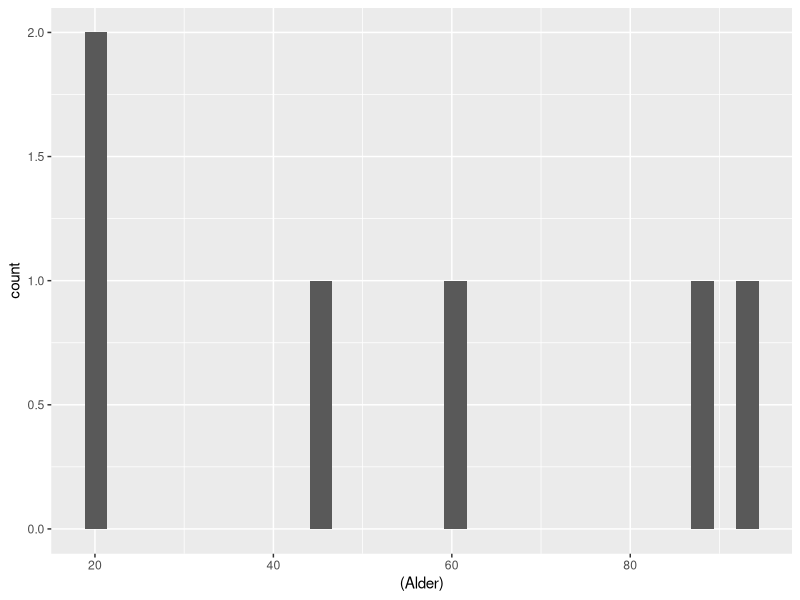

R code for this plot:
## ---- chunk 1
knitr::opts_chunk$set(echo = TRUE)
## ---- chunk 2
#Kode vil dere se har en egen grå bakgrunn. Alt som er skrevet her kan dere kopiere inn på deres egen pc,
#og kjøre for å se hva som skjer. Når jeg har # foran betyr det at jeg skriver en kommentar. 
#Dette kan vi gjøre i scriptene våre for å forklare hva som skjer, uten at R prøver å kjøre det som
#vanlig kode og derfor gir en feilmelding. 
#Hvis jeg kjører kode her, vil dere se resultatene som vanlig tekst under. Vi kan jo gjøre et lite forsøk
# med noe enkel matte! For å kjøre koden setter dere musen ved siden av, og trykker ctrl+enter. 
100/2+4
## ---- chunk 3
#Her ønsker jeg å lage et objekt. I første omgang kan vi prøve å lage en vektor. Dette er et objekt
#som inneholder flere elementer, f.eks. tall av samme klasse. La oss først prøve å lage en med ett
#tall. For å gjøre dette må vi først velge et navn, så bruke det som heter en "assigner", og så
#skrive hva den skal inneholde. Her lager jeg en vektor som heter "To" og som inneholder tallet 2. 
To <- 2
# <- er det som er assigneren. Den sier bare at det som kommer på venstresiden skal lagres med 
#navnet som er på høyresiden. Om dere kjører koden (ctrl+enter med musen ved siden av, eller
#teksten markert) vil dere se i envoirnment at det kommer en linje hvor det står "To   2", dette
#betyr at vi har laget en variabel med navn To som inneholder verdien 2. 
#Nå som vi har et objekt kan vi begynne å bruke det til noe. Først kan vi prøve å gjøre matte igjen:
2 + To 
## ---- chunk 4
#Som dere ser kan jeg nå skrive 2 + To og få ut resultatet fire. Når vi nå skriver "To" vet R at vi
# *egentlig* mener tallet 2. For så enkle ting som dette er sikkert enklere å bare skrive 2, eller
#bare bruke en kalkulator for den saks skyld. Det fine med objekter er at de kan inneholde veldig mye
#informasjon! I første omgang kan vi prøve å lagre flere tall. Det er flere måter vi kan gjøre dette
#på, f.eks. kan vi skrive 1:10 for å få alle heltallene mellom 1 og 10, eller skrive c(1,22,5,2,1) for
#å lage en rekke tall. I det siste skiller jeg tallene med komma. Objektene kan hete hva du vil forøvrig. 
Hva_Du_Vil <- 1:100
Forovrig <- c(1,4,56,8,4,2,4)
#Eneste er at du ikke kan ha mellomrom i navnene eller tall som første tegn, og det er god kutyme å unnå
#æ/ø/å generelt i script.
#Nå som vi har et script med flere elementer kan vi prøve å kjøre noen funksjoner på dem
#Det kan nevnes at funksjoner faktisk er objekter de og, men det blir først innteresant når du holder
#på med litt mer avansert kode. La oss se om vi kan finne gjennomsnittet av disse vektorene. 
mean(Forovrig)
mean(Hva_Du_Vil)
## ---- chunk 5
#La oss si at vi vil ha element nr. 5 i vektoren Forovrig.
Forovrig[5] #Når vi kjører denne ser vi at vi får ut tallet 5,
            #og dette kan vi jo også sjekke i envorement for å se at stemmer. 

#På samme måte som vi definerte en rekke tall istad, kan vi også bruke dette
#for å få ut en rekke elementer. 

Forovrig[3:6]
Forovrig[c(3,5,3,6)]
#Her kan vi også finne gjennomsnittet av kun disse tallene
mean(Forovrig[c(3,5,3,6)])
#Eller bruke disse som en ny vekter
Ny_Vektor <- Forovrig[c(3,5,3,6)]

## ---- chunk 6
#For å sjekke om noe er numeric kan vi bruke funksjonen is.numeric()

is.numeric(Hva_Du_Vil)
#Her ser vi at vi får opp "TRUE" som betyr at Hva_Du_Vil er et numerisk objekt
## ---- chunk 7
Tekst <- "Hei, jeg elsker R! <3"
#Denne klassen kan inneholde tekst, men vil f.eks. ikke kunne brukes til matte. 
mean(Tekst)
#Her ser dere at vi får en feilmelding, som sier at argumentet ikke er
#numerisk eller logisk. Funksjonen gir oss derfor resultatet NA, som
#betyr missing, altså at det ikke eksisterer et resultat. 

#Vi kan også kreve at et objekt skal ha en viss klasse. Det gjør vi med
#as. "klassenavn". Det kan føre til noen uforventede resultater. Si hvis gjør
#Forovrig om til character. 
Forovrig <- as.character(Forovrig)
mean(Forovrig)

## ---- chunk 8
Skolenivaer <- factor(c("Barneskole", "Ungdomskole", "Videregaende", "Videregaende", "Ungdomskole"),
levels = c("Barneskole", "Ungdomskole", "Videregaende"))

#Her kan vi se at vi først definerer de forskjellige verdiene som er i variabelen
#Så skriver vi hvilke nivåer den kan ha, i den rekkefølgen vi ønsker dem
#Om vi ikke hadde definert nivåene ville R gjort det automatisk i alfabetisk
#rekkefølge, som oftest går det greit men noen ganger ønsker vi det annerledes
#Nå kan vi først se på hva som er i variabelen
Skolenivaer #Kjører vi bare denne ser vi alle verdiene

## ---- chunk 9
#Vi kan også se hvilke nivåer som er i variabelen
levels(Skolenivaer) #Og får ut de tre nivåene
## ---- chunk 10
#Nå kan vi lage et objekt som inneholder både tekst og tall:
TekstTall <- c(1,4,0,4, "Bamse", "R", "R Seminarer er de BESTE seminarer", 42, "the answer")
#Nå kan vi bruke funksjonen "class()" for å se hvilken klasse dette nye objektet har
class(TekstTall)
## ---- chunk 11
Navn <- c("Arne", "Geir", "Hans", "Kleopatra", "Mari", "Gunnar", "Kalle")
Alder <- c(60, 45, 19, 19, NA, 87, 92)
Fylke <- c("Telemark", "Finnmark", "Buskerud", NA, "Hordaland", "Vestfold", "Trøndelag" )
By <- c("Skien", "karasjok", "Kongsberg", NA, "Dale", "Stokke", "Trondhjem")
#Her lager jeg først et sett med vektorer, med litt forskjellig informasjon.
#Dere kan se i envoirnment at alle har en lengde på 7. Dette kan vi også sjekke med
#length() funksjonen. 
length(Navn)

#For å lage en data.frame kan vi bruke funksjones as.data.frame()

Personer <- data.frame(Navn, Alder, Fylke, By)
## ---- chunk 12
#Før har vi kun skrevet navnet på vektoren. Nå som vi har det i en dataframe, må vi først
#velge denne, og så kolonnen. Det er to måter vi kan gjøre dette på:
Personer[2,1] #Med klammeparanteser kan vi velge rad og kolonne. Rad kommer først, og så kolonnen. 
Personer[,2] #Skriver vi en tom får vi alle kollonene/radene 
Personer[2,]
#Noen ganger er det ønskelig å velge ut noen grupper i datasettet. 
#Samtidig blir det fort vanskelig å huske tallet til plasseringen,
#neste gang skal vi derfor se på noen lettere måter å gjøre dette på. 

#En mer vanlig måte å hente ut kolonner på er med '$'.
Personer$Alder #Her skriver jeg først navnet på dataframen, og så variabelen
               #Som dere ser får jeg ut verdien på alle aldrene

#Her kan vi bruke mattematiske formler på samme måte som istad.
#La oss prøve å få ut gjennomsnitt og alder på personene. 

mean(Personer$Alder)
## ---- chunk 13
mean(Personer$Alder, na.rm = TRUE) #Her ser dere at vi får svaret 52.5 istedet.
                                   #na.rm betyr NA remove, og når vi setter den til TRUE ber R
                                   #om å fjerne disse NA. 


#Eller median for å finne median
median(Personer$Alder, na.rm = TRUE)

#En lettere måte å få ut alle disse på er ved å bruke summary() funksjonen.
#Da trenger vi heller ikke bruke na.rm, fordi den heller sier hvor mange NA 
#det er i vektoren

summary(Personer$Alder)
## ---- chunk 14
#For å gjøre dette bruker vi funksjonen library()
library("tidyverse")
## ---- chunk 15
#For å lage en figur starter vi alltid med å definere datasettet, og kan velge
#å definere variabler

ggplot(Personer, aes((Alder))) + #Første argument er navnet på datasettet, så skriver jeg aes()
                                 #som står for aesthetic. Der kan vi skrive navnet på variabelen
                                 #Jeg skriver også en + fordi jeg skal legge til mer på neste linje
  geom_histogram() #Her velger jeg hva slags type plott jeg vil ha, denne gangen et histogram
  
